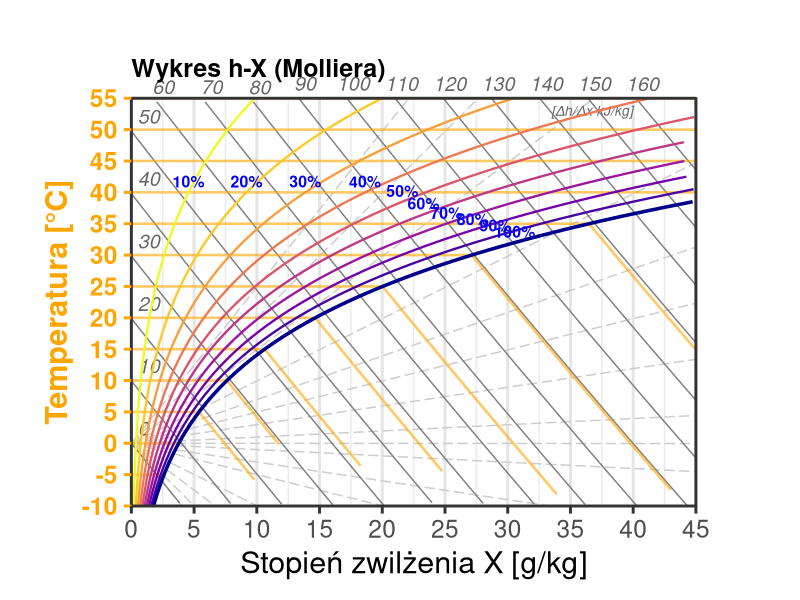
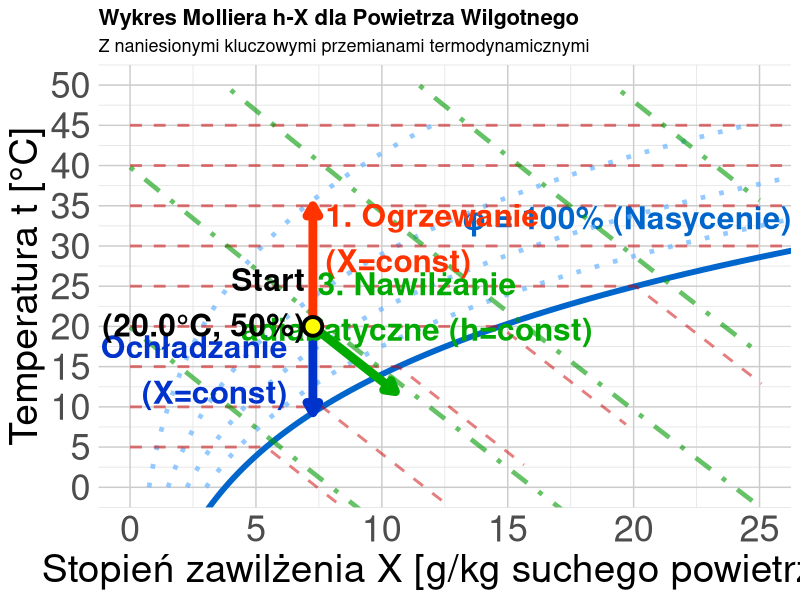

Reproduce these figures in R, in order.
## ---- chunk 1
#| label: ix-diagram-all
#| echo: false
#| fig-align: center
#| fig-width: 14        # Duża szerokość "źródłowa" (w calach)
#| fig-height: 8        # Duża wysokość "źródłowa"
#| out-width: "100%"    # Rozciągnij do granic kontenera

library(ggplot2)
library(dplyr)

# --- 1. KONFIGURACJA I STAŁE ---
CONSTANTS <- list(
    p_atm = 1013.25,
    cp_dry = 1.005,
    cp_vap = 1.86,
    r_0 = 2501.0
)

# --- 2. FUNKCJE FIZYCZNE ---
get_psat <- function(t) {
    6.112 * exp((17.62 * t) / (243.12 + t))
}

get_x_from_rh <- function(t, rh, p = CONSTANTS$p_atm) {
    ps <- get_psat(t)
    pv <- rh * ps
    if (any(pv >= p)) {
        return(NA)
    }
    0.622 * pv / (p - pv)
}

get_t_from_h_x <- function(h, x_kg) {
    (h - x_kg * CONSTANTS$r_0) / (CONSTANTS$cp_dry + x_kg * CONSTANTS$cp_vap)
}

# --- 3. PRZYGOTOWANIE DANYCH ---
generate_mollier_data <- function() {
    x_max_g <- 45
    t_min <- -10
    t_max <- 55 # Górna granica wykresu

    # A. Krzywe wilgotności (RH)
    t_seq <- seq(t_min, t_max, by = 0.5)
    rh_levels <- c(0.1, 0.2, 0.3, 0.4, 0.5, 0.6, 0.7, 0.8, 0.9, 1.0)

    df_rh <- expand.grid(t = t_seq, rh = rh_levels) %>%
        mutate(
            x_kg = get_x_from_rh(t, rh),
            x_g = x_kg * 1000
        ) %>%
        filter(!is.na(x_kg), x_g <= x_max_g)

    # B. Linie Entalpii (Izentalpy)
    h_levels <- seq(0, 160, by = 10)
    x_seq_h <- seq(0, x_max_g, length.out = 200)

    df_h <- expand.grid(h_val = h_levels, x_g = x_seq_h) %>%
        mutate(
            x_kg = x_g / 1000,
            t = get_t_from_h_x(h_val, x_kg)
        ) %>%
        filter(t >= t_min, t <= t_max)

    # C. Przygotowanie etykiet entalpii
    h_labels <- df_h %>%
        group_by(h_val) %>%
        filter(x_g == max(x_g) | t == max(t)) %>%
        slice(1) %>%
        mutate(
            label_pos = ifelse(t >= t_max - 1, "top", "right")
        )

    # D. Izotermy (z załamaniem w punkcie nasycenia)
    t_iso_levels <- seq(-10, 55, by = 5)
    df_iso_list <- lapply(t_iso_levels, function(temp) {
        # 1. Punkt nasycenia
        x_sat_kg <- get_x_from_rh(temp, 1.0)
        # Jeśli NA (poza wykresem), to cała linia jest w obszarze pary przegrzanej lub mgły (teoretycznie)
        if (is.na(x_sat_kg)) x_sat_kg <- 100 # Duża wartość
        x_sat_g <- x_sat_kg * 1000

        # Segment 1: Przegrzana (poziomy)
        s1_x_max <- min(x_sat_g, x_max_g)
        seg1 <- data.frame(
            x_g = seq(0, s1_x_max, length.out = 10),
            t = temp,
            group = paste0("t", temp, "_dry")
        )

        # Jeśli saturacja jest poza wykresem, zwracamy tylko segment 1
        if (x_sat_g >= x_max_g) return(seg1)

        # Segment 2: Mgła (spadek wzdłuż izentalpy)
        # Obliczamy entalpię w punkcie nasycenia (h_sat)
        h_sat <- CONSTANTS$cp_dry * temp + x_sat_kg * (CONSTANTS$r_0 + CONSTANTS$cp_vap * temp)

        # Zakres x we mgle
        x_fog_g <- seq(x_sat_g, x_max_g, length.out = 10)
        x_fog_kg <- x_fog_g / 1000

        # Temperatura we mgle (dla h = const)
        # h = t * (cp_dry + x * cp_vap) + x * r0  => t = (h - x*r0) / (cp_dry + x*cp_vap)
        t_fog <- (h_sat - x_fog_kg * CONSTANTS$r_0) / (CONSTANTS$cp_dry + x_fog_kg * CONSTANTS$cp_vap)

        seg2 <- data.frame(
            x_g = x_fog_g,
            t = t_fog,
            group = paste0("t", temp, "_fog")
        )

        rbind(seg1, seg2)
    })
    df_iso <- do.call(rbind, df_iso_list)

    # E. Pęk Linii (Wykres tła - skala h_w) - "Biegun" w (0,0)
    # Epsilon = (dh/dx) ~ cp * dt/dx + r0
    # Slope dt/dx_kg = (Epsilon - r0) / cp
    
    # Zagęszczamy wartości, szczególnie dla pary (2500)
    eps_values <- sort(unique(c(
        seq(0, 1500, 500),          # Woda (<2000)
        seq(2000, 3200, 200),       # Para (zakres roboczy) - gęsto
        2500,                       # Dokładna wartość dla r_0
        seq(3500, 5000, 500)        # Wysokie entalpie
    )))

    fan_list <- lapply(eps_values, function(eps) {
        slope <- (eps - CONSTANTS$r_0) / CONSTANTS$cp_dry
        
        # Domyślne wartości
        x1 <- 0; y1 <- 0; side <- "none"

        # 1. Sprawdzamy prawą ścianę (x = x_max)
        x_end_kg <- x_max_g / 1000
        t_at_xmax <- slope * x_end_kg
        
        if (t_at_xmax <= t_max && t_at_xmax >= t_min) {
            x1 <- x_max_g
            y1 <- t_at_xmax
            side <- "right"
        } else {
            # 2. Jeśli nie prawa, to góra lub dół
            if (slope > 0) {
                 # Góra (t = t_max)
                 x1 <- (t_max / slope) * 1000
                 y1 <- t_max
                 side <- "top"
            } else {
                 # Dół (t = t_min)
                 x1 <- (t_min / slope) * 1000
                 y1 <- t_min
                 side <- "bottom"
            }
        }
        
        # Obliczamy pozycje etykiet z marginesem (w jednostkach wykresu)
        lab_x <- x1
        lab_y <- y1
        
        offset_x <- 2  # 2 g/kg w prawo
        offset_y <- 2  # 2 stopnie w pionie
        
        if (side == "right") lab_x <- x1 + offset_x
        if (side == "top")   lab_y <- y1 + offset_y
        if (side == "bottom") lab_y <- y1 - offset_y

        data.frame(x0=0, y0=0, x1=x1, y1=y1, eps=eps, side=side, lab_x=lab_x, lab_y=lab_y)
    })
    df_fan <- do.call(rbind, fan_list)

    list(rh = df_rh, h_lines = df_h, h_labels = h_labels, isotherms = df_iso, fan = df_fan)
}

data <- generate_mollier_data()

# --- 4. RYSOWANIE ---

p <- ggplot() +

    # 0. TŁO - PĘK LINII (Skala Randa) dla epsilon
    geom_segment(
        data = data$fan,
        aes(x = x0, y = y0, xend = x1, yend = y1),
        color = "gray80", size = 0.5, linetype = "longdash"
    ) +
    geom_text(
        data = data$fan,
        aes(x = lab_x, y = lab_y, label = eps), 
        hjust = 0.5, vjust = 0.5,
        size = 3.5, color = "gray40", fontface = "bold"
    ) +
    # Opis jednostki skali Randa
    annotate("text", x = 40, y = 53, label = "[\u0394h/\u0394x kJ/kg]", color = "gray40", size=3.5, fontface="italic", hjust=1) +

    # 1. LINIE ENTALPII
    geom_line(
        data = data$h_lines, aes(x = x_g, y = t, group = h_val),
        color = "gray50", size = 0.5
    ) +

    # Etykiety Entalpii (Inteligentne pozycjonowanie)
    geom_text(
        data = data$h_labels,
        aes(x = x_g, y = t, label = h_val, hjust = ifelse(label_pos == "top", 0.5, 0)),
        vjust = -0.5, # Lekko w górę
        nudge_x = 0.5, # Lekko w prawo dla tych z boku
        size = 5, color = "gray40", fontface = "italic"
    ) +

    # 2. IZOTERMY (Custom Grid)
    geom_line(
        data = data$isotherms,
        aes(x = x_g, y = t, group = group),
        color = "orange", size = 0.9, linetype = "solid", alpha = 0.6
    ) +

    # 3. KRZYWE WILGOTNOŚCI
    geom_line(
        data = data$rh, aes(x = x_g, y = t, group = rh, color = factor(rh)),
        size = 0.8
    ) +
    geom_line(
        data = data$rh %>% filter(rh == 1.0),
        aes(x = x_g, y = t), color = "darkblue", size = 1.2
    ) +

    # Etykiety RH (ZMNIEJSZONE do 4)
    geom_text(
        data = data$rh %>% filter(t > 25) %>% group_by(rh) %>% slice(round(n() / 2)),
        aes(x = x_g, y = t, label = paste0(rh * 100, "%")),
        color = "blue", size = 4, fontface = "bold", vjust = -0.4,
        bg = "white"
    ) +

    # 4. STYL I KOLORY
    scale_color_viridis_d(option = "C", direction = -1) +
    scale_x_continuous(expand = c(0, 0), limits = c(0, 45), breaks = seq(0, 45, 5)) +
    scale_y_continuous(expand = c(0, 0), limits = c(-10, 55), breaks = seq(-10, 55, 5)) +
    labs(
        title = "Wykres h-X (Molliera)",
        subtitle = NULL, # Usunąłem podtytuł, by zyskać miejsce
        x = "Stopień zwilżenia X [g/kg]",
        y = "Temperatura [°C]"
    ) +
    theme_bw(base_size = 22) + # Duża czcionka bazowa

    theme(
        # Marginesy: Góra, Prawa, Dół, Lewa (Zwiększone dla etykiet skali Randa)
        plot.margin = margin(t = 1.5, r = 2.0, b = 0.5, l = 0.5, "cm"),

        # Izotermy (Custom) i Oś Y (Pomarańczowe)
        panel.grid.major.y = element_blank(), # Wyłączamy standardową siatkę Y, bo mamy własne izotermy
        panel.grid.minor.y = element_blank(),
        panel.grid.major.x = element_line(color = "gray90"),
        axis.text.y = element_text(color = "orange", face = "bold"),
        axis.title.y = element_text(color = "orange", face = "bold"),
        axis.ticks.y = element_line(color = "orange"),

        # Tytuł
        plot.title = element_text(size = 18, face = "bold"),
        legend.position = "none"
    ) +

    # Clip = "off" pozwala pisać po marginesach
    coord_fixed(ratio = 0.5, clip = "off")

print(p)
## ---- chunk 2
#| label: ix-diagram-advanced
#| echo: false
#| fig-align: center
#| fig-width: 14        # Duża szerokość "źródłowa" (w calach)
#| fig-height: 8        # Duża wysokość "źródłowa"
#| out-width: "100%"    # Rozciągnij do granic kontenera

library(ggplot2)

# ===== FUNKCJE POMOCNICZE (fizyka powietrza wilgotnego) =====

# Ciśnienie nasycenia pary wodnej (Magnus formula)
p_sat <- function(t) {
    # t w °C, wynik w kPa
    0.61121 * exp((18.678 - t / 234.5) * (t / (257.14 + t)))
}

# Stopień zawilżenia dla danej temp i wilgotności względnej
x_calc <- function(t, phi, p_atm = 101.325) {
    # phi w %, p_atm w kPa
    p_p <- (phi / 100) * p_sat(t)
    622 * p_p / (p_atm - p_p) # g/kg
}

# Entalpia właściwa [kJ/kg] (h = cp*t + x*(r0 + cpv*t))
h_calc <- function(t, x) {
    1.005 * t + (x / 1000) * (2501 + 1.86 * t)
}

# ===== GENEROWANIE SIATKI WYKRESU =====

# Krzywa nasycenia (phi = 100%)
t_range <- seq(-5, 50, 0.5)
x_sat <- sapply(t_range, function(t) x_calc(t, 100))
df_sat <- data.frame(t = t_range, x = x_sat)
df_sat <- df_sat[df_sat$x < 30, ]

# Linie stałej wilgotności względnej (phi = const)
phi_levels <- c(20, 40, 60, 80)
df_phi <- do.call(rbind, lapply(phi_levels, function(phi) {
    t_vals <- seq(0, 45, 1)
    x_vals <- sapply(t_vals, function(t) x_calc(t, phi))
    data.frame(t = t_vals, x = x_vals, phi = phi)
}))
df_phi <- df_phi[df_phi$x < 30 & df_phi$x > 0, ]

# Izotermy (t = const) - z załamaniem na linii saturacji
temp_levels <- seq(5, 45, 5)
df_iso_t <- do.call(rbind, lapply(temp_levels, function(temp) {
    # Punkt saturacji dla danej temperatury
    x_sat <- x_calc(temp, 100)

    # Segment 1: Obszar pary przegrzanej (poziomy, od x=0 do x_sat)
    segment1 <- data.frame(
        t = temp,
        x = seq(0, x_sat, length.out = 30),
        temp_label = temp,
        segment = "przegrzana"
    )

    # Segment 2: Obszar mgły (izotermy równoległe do izentalp)
    # W obszarze mgły na wykresie h-X izotermy biegną niemal równolegle do izentalp.
    # Obliczamy "entalpię nasycenia" w punkcie załamania, używając tych samych współczynników co przy rysowaniu izentalp.
    h_sat_approx <- 1.005 * temp + x_sat * (2.5 + 0.00186 * temp)

    x_max_fog <- min(x_sat + 5, 30) # Zasięg we mgle
    x_fog <- seq(x_sat, x_max_fog, length.out = 20)

    # Wyznaczamy przebieg temperatury dla stałej entalpii (pseudo-izoterma we mgle)
    t_fog <- (h_sat_approx - 2.5 * x_fog) / (1.005 + 0.00186 * x_fog)

    segment2 <- data.frame(
        t = t_fog,
        x = x_fog,
        temp_label = temp,
        segment = "mgla"
    )

    rbind(segment1, segment2)
}))

# Izentalpy (h = const)
h_levels <- seq(20, 100, 20)
df_isenth <- do.call(rbind, lapply(h_levels, function(h_val) {
    # Dla danej entalpii h, mamy: t = (h - 2.5*x) / (1 + 0.00186*x) (przybliżenie)
    x_vals <- seq(0, 25, 0.5)
    t_vals <- (h_val - 2.5 * x_vals) / (1.005 + 0.00186 * x_vals)
    df_temp <- data.frame(t = t_vals, x = x_vals, h = h_val)
    # Ogranicz do obszaru fizycznego
    df_temp <- df_temp[df_temp$t >= -10 & df_temp$t <= 50 & df_temp$x >= 0 & df_temp$x <= 25, ]
    df_temp
}))

# ===== PRZEMIANY CHARAKTERYSTYCZNE =====

# Punkt początkowy: t0=20°C, phi0=50%
t0 <- 20
phi0 <- 50
x0 <- x_calc(t0, phi0)
h0 <- h_calc(t0, x0)

# 1. OGRZEWANIE (X=const, w górę)
t1_heat <- 35 # Ogrzanie do 35°C
x1_heat <- x0 # X stałe!
h1_heat <- h_calc(t1_heat, x1_heat)
heating <- data.frame(
    t = seq(t0, t1_heat, length.out = 20),
    x = x0
)

# 2. OCHŁADZANIE (X=const, w dół do punktu rosy)
# Punkt rosy: temp przy której phi=100% dla danego X
t_dew <- uniroot(function(t) x_calc(t, 100) - x0, interval = c(-10, t0))$root
cooling <- data.frame(
    t = seq(t0, t_dew, length.out = 20),
    x = x0
)

# 3. NAWILŻANIE ADIABATYCZNE (h=const, ukośnie w dół-prawo)
# Dla h=const: nawilżamy wodą, temp spada, x rośnie
x_humid_max <- min(x0 + 6, x_calc(15, 99)) # Kończymy przy niższej temp
df_humid_temp <- data.frame(x = seq(x0, x_humid_max, length.out = 30))
df_humid_temp$t <- (h0 - 2.5 * df_humid_temp$x) / (1.005 + 0.00186 * df_humid_temp$x)
humidification <- df_humid_temp[df_humid_temp$t >= 10, ]

# ===== WYKRES =====
ggplot() +
    # Krzywa nasycenia
    geom_line(data = df_sat, aes(x = x, y = t), color = "#0066cc", linewidth = 2) +
    annotate("text",
        x = max(df_sat$x) - 10, y = max(df_sat$t) + 2,
        label = "φ = 100% (Nasycenie)", color = "#0066cc", fontface = "bold", size = 8
    ) +

    # Linie stałej wilgotności względnej
    geom_line(
        data = df_phi, aes(x = x, y = t, group = phi),
        color = "#66b3ff", linetype = "dotted", linewidth = 1.6, alpha = 0.7
    ) +

    # Izotermy
    geom_line(
        data = df_iso_t, aes(x = x, y = t, group = temp_label),
        color = "#cc0000", linetype = "dashed", linewidth = 1.0, alpha = 0.5
    ) +

    # Izentalpy
    geom_line(
        data = df_isenth, aes(x = x, y = t, group = h),
        color = "#009900", linetype = "dotdash", linewidth = 1.6, alpha = 0.6
    ) +

    # === PRZEMIANY ===

    # Ogrzewanie (czerwona strzałka w górę)
    geom_path(
        data = heating, aes(x = x, y = t),
        color = "#ff3300", linewidth = 3, arrow = arrow(length = unit(0.3, "cm"), type = "closed")
    ) +
    annotate("text",
        x = x0 + .5, y = (t0 + t1_heat * 1.2) / 2,
        label = "1. Ogrzewanie\n(X=const)", color = "#ff3300", fontface = "bold", size = 8, hjust = 0
    ) +

    # Ochładzanie (niebieska strzałka w dół)
    geom_path(
        data = cooling, aes(x = x, y = t),
        color = "#0033cc", linewidth = 3, arrow = arrow(length = unit(0.3, "cm"), type = "closed")
    ) +
    annotate("text",
        x = x0 - 1, y = (t0 + t_dew) / 2,
        label = "2. Ochładzanie\n(X=const)", color = "#0033cc", fontface = "bold", size = 8, hjust = 1
    ) +

    # Nawilżanie adiabatyczne (zielona strzałka ukośna)
    geom_path(
        data = humidification, aes(x = x, y = t),
        color = "#00aa00", linewidth = 3, arrow = arrow(length = unit(0.3, "cm"), type = "closed")
    ) +
    annotate("text",
        x = (x0 + x_humid_max + 1) / 2 + 2, y = humidification$t[10] + 5,
        label = "3. Nawilżanie\nadiabatyczne (h=const)", color = "#00aa00", fontface = "bold", size = 8
    ) +

    # Punkt początkowy
    geom_point(aes(x = x0, y = t0), size = 5, color = "black", shape = 21, fill = "yellow", stroke = 2) +
    annotate("text",
        x = x0 - .3, y = t0 + 3, label = sprintf("Start\n(%.1f°C, %.0f%%)", t0, phi0),
        fontface = "bold", size = 8, hjust = 1
    ) +

    # Opisy
    labs(
        title = "Wykres Molliera h-X dla Powietrza Wilgotnego",
        subtitle = "Z naniesionymi kluczowymi przemianami termodynamicznymi",
        x = "Stopień zawilżenia X [g/kg suchego powietrza]",
        y = "Temperatura t [°C]"
    ) +
    theme_minimal(base_size = 13) +
    theme(
        plot.title = element_text(face = "bold", size = 16),
        axis.text = element_text(size = 26), # 2x większe etykiety osi (było 13)
        axis.title = element_text(size = 28), # 2x większe tytuły osi
        panel.grid.minor = element_line(color = "gray90", linewidth = 0.3),
        panel.grid.major = element_line(color = "gray80", linewidth = 0.5)
    ) +
    coord_cartesian(xlim = c(0, 25), ylim = c(0, 50)) +
    scale_x_continuous(breaks = seq(0, 25, 5)) +
    scale_y_continuous(breaks = seq(0, 50, 5))
